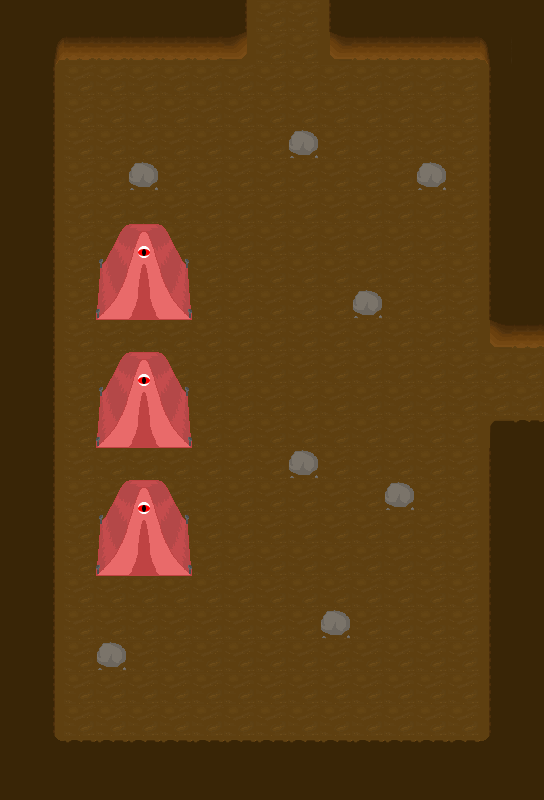

The image is a tile-based game level rendered from a .tmx file. Its description and complete source (layers, tilesets, objects, tile grids) follow:
An orthogonal 17x25 tile map with 32x32 px tiles, 2 tile layers (Floor, Walls), 2 tilesets and 2 objects (NextLevel).

<map version="1.0" orientation="orthogonal" renderorder="left-up" width="17" height="25" tilewidth="32" tileheight="32" nextobjectid="5">
 <tileset firstgid="1" name="Environment" tilewidth="32" tileheight="32" tilecount="512" columns="32">
  <image source="../../Textures/Tiles.png" width="1024" height="512" />
  <tile id="5" probability="0.05" />
  <tile id="21" probability="0.95" />
 </tileset>
 <tileset firstgid="513" name="Environment" tilewidth="32" tileheight="32" tilecount="512" columns="32">
  <image source="../../Textures/Tiles.png" width="1024" height="512" />
  <tile id="5" probability="0.05" />
  <tile id="21" probability="0.95" />
 </tileset>
 <layer name="Floor" width="17" height="25">
  <data encoding="csv">
38,38,38,38,38,38,38,38,38,38,38,38,38,38,38,38,38,
38,38,38,38,38,38,38,38,38,38,38,38,38,38,38,38,38,
38,38,38,38,38,38,38,38,38,38,38,38,38,38,38,38,38,
38,38,38,38,38,38,38,38,38,38,38,38,38,38,38,38,38,
38,38,38,38,38,38,38,38,38,38,38,38,38,38,38,38,38,
38,38,38,38,38,38,38,38,38,38,38,38,38,38,38,38,38,
38,38,38,38,38,38,38,38,38,38,38,38,38,38,38,38,38,
38,38,38,38,38,38,38,38,38,38,38,38,38,38,38,38,38,
38,38,38,38,38,38,38,38,38,38,38,38,38,38,38,38,38,
38,38,38,38,38,38,38,38,38,38,38,38,38,38,38,38,38,
38,38,38,38,38,38,38,38,38,38,38,38,38,38,38,38,38,
38,38,38,38,38,38,38,38,38,38,38,38,38,38,38,38,38,
38,38,38,38,38,38,38,38,38,38,38,38,38,38,38,38,38,
38,38,38,38,38,38,38,38,38,38,38,38,38,38,38,38,38,
38,38,38,38,38,38,38,38,38,38,38,38,38,38,38,38,38,
38,38,38,38,38,38,38,38,38,38,38,38,38,38,38,38,38,
38,38,38,38,38,38,38,38,38,38,38,38,38,38,38,38,38,
38,38,38,38,38,38,38,38,38,38,38,38,38,38,38,38,38,
38,38,38,38,38,38,38,38,38,38,38,38,38,38,38,38,38,
38,38,38,38,38,38,38,38,38,38,38,38,38,38,38,38,38,
38,38,38,38,38,38,38,38,38,38,38,38,38,38,38,38,38,
38,38,38,38,38,38,38,38,38,38,38,38,38,38,38,38,38,
38,38,38,38,38,38,38,38,38,38,38,38,38,38,38,38,38,
38,38,38,38,38,38,38,38,38,38,38,38,38,38,38,38,38,
38,38,38,38,38,38,38,38,38,38,38,38,38,38,38,38,38
</data>
 </layer>
 <layer name="Walls" width="17" height="25">
  <data encoding="csv">
103,103,103,103,103,103,103,104,0,0,102,103,103,103,103,103,103,
103,39,135,135,135,135,135,136,0,0,134,135,135,135,135,40,103,
103,104,0,0,0,0,0,0,0,0,0,0,0,0,0,102,103,
103,104,0,0,0,0,0,0,0,0,0,0,0,0,0,102,103,
103,104,0,0,0,0,0,0,0,6,0,0,0,0,0,102,103,
103,104,0,0,6,0,0,0,0,0,0,0,0,6,0,102,103,
103,104,0,0,0,0,0,0,0,0,0,0,0,0,0,102,103,
103,104,0,169,170,171,0,0,0,0,0,0,0,0,0,102,103,
103,104,0,201,202,203,0,0,0,0,0,0,0,0,0,102,103,
103,104,0,233,234,235,0,0,0,0,0,6,0,0,0,102,103,
103,104,0,0,0,0,0,0,0,0,0,0,0,0,0,134,135,
103,104,0,169,170,171,0,0,0,0,0,0,0,0,0,0,0,
103,104,0,201,202,203,0,0,0,0,0,0,0,0,0,0,0,
103,104,0,233,234,235,0,0,0,0,0,0,0,0,0,70,71,
103,104,0,0,0,0,0,0,0,6,0,0,0,0,0,102,103,
103,104,0,169,170,171,0,0,0,0,0,0,6,0,0,102,103,
103,104,0,201,202,203,0,0,0,0,0,0,0,0,0,102,103,
103,104,0,233,234,235,0,0,0,0,0,0,0,0,0,102,103,
103,104,0,0,0,0,0,0,0,0,0,0,0,0,0,102,103,
103,104,0,0,0,0,0,0,0,0,6,0,0,0,0,102,103,
103,104,0,6,0,0,0,0,0,0,0,0,0,0,0,102,103,
103,104,0,0,0,0,0,0,0,0,0,0,0,0,0,102,103,
103,104,0,0,0,0,0,0,0,0,0,0,0,0,0,102,103,
103,8,71,71,71,71,71,71,71,71,71,71,71,71,71,7,103,
103,103,103,103,103,103,103,103,103,103,103,103,103,103,103,103,103
</data>
 </layer>
 <objectgroup name="Lights">
  <object id="1" x="232" y="402" width="38" height="34">
   <properties>
    <property name="blue" value="0" />
    <property name="brightness" value="3" />
    <property name="green" value="0" />
    <property name="red" value="1" />
   </properties>
  </object>
 </objectgroup>
 <objectgroup name="Objectives">
  <object id="2" name="NextLevel" x="260.238" y="252.443" width="71" height="38" />
 </objectgroup>
</map>
